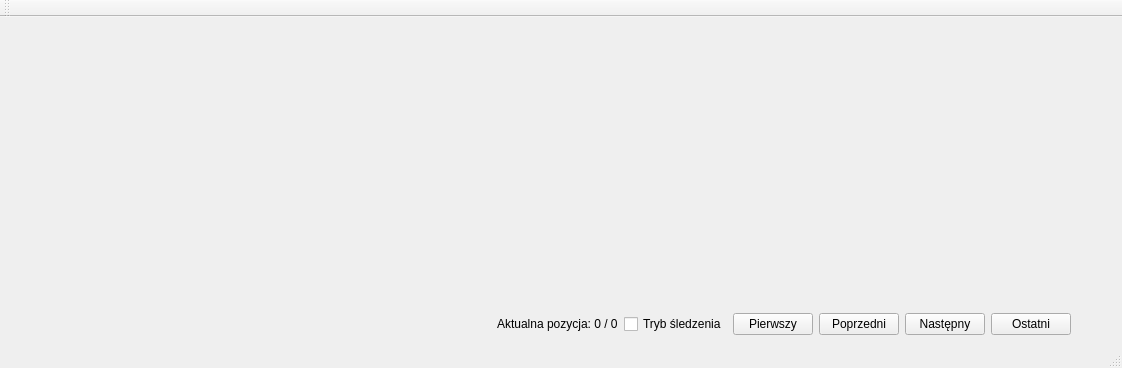
<?xml version="1.0" encoding="UTF-8"?>
<ui version="4.0">
 <class>GUI</class>
 <widget class="QMainWindow" name="GUI">
  <property name="geometry">
   <rect>
    <x>0</x>
    <y>0</y>
    <width>1120</width>
    <height>368</height>
   </rect>
  </property>
  <property name="windowTitle">
   <string>GUI</string>
  </property>
  <widget class="QWidget" name="centralWidget">
   <layout class="QVBoxLayout" name="verticalLayout">
    <item>
     <layout class="QHBoxLayout" name="horizontalLayout_2">
      <item>
       <spacer name="horizontalSpacer_2">
        <property name="orientation">
         <enum>Qt::Horizontal</enum>
        </property>
        <property name="sizeType">
         <enum>QSizePolicy::Fixed</enum>
        </property>
        <property name="sizeHint" stdset="0">
         <size>
          <width>1100</width>
          <height>250</height>
         </size>
        </property>
       </spacer>
      </item>
     </layout>
    </item>
    <item>
     <spacer name="verticalSpacer">
      <property name="orientation">
       <enum>Qt::Vertical</enum>
      </property>
      <property name="sizeHint" stdset="0">
       <size>
        <width>20</width>
        <height>40</height>
       </size>
      </property>
     </spacer>
    </item>
    <item>
     <layout class="QHBoxLayout" name="horizontalLayout">
      <item>
       <widget class="QLabel" name="label">
        <property name="text">
         <string/>
        </property>
       </widget>
      </item>
      <item>
       <spacer name="horizontalSpacer">
        <property name="orientation">
         <enum>Qt::Horizontal</enum>
        </property>
        <property name="sizeHint" stdset="0">
         <size>
          <width>40</width>
          <height>20</height>
         </size>
        </property>
       </spacer>
      </item>
      <item>
       <widget class="QLabel" name="positionLabel">
        <property name="text">
         <string>Aktualna pozycja: 0 / 0</string>
        </property>
       </widget>
      </item>
      <item>
       <widget class="QCheckBox" name="automaticModeCheckBox">
        <property name="text">
         <string>Tryb śledzenia</string>
        </property>
       </widget>
      </item>
      <item>
       <widget class="QPushButton" name="vehicleFirst">
        <property name="text">
         <string>Pierwszy</string>
        </property>
       </widget>
      </item>
      <item>
       <widget class="QPushButton" name="vehiclePrevious">
        <property name="text">
         <string>Poprzedni</string>
        </property>
       </widget>
      </item>
      <item>
       <widget class="QPushButton" name="vehicleNext">
        <property name="text">
         <string>Następny</string>
        </property>
       </widget>
      </item>
      <item>
       <widget class="QPushButton" name="vehicleLast">
        <property name="text">
         <string>Ostatni</string>
        </property>
       </widget>
      </item>
      <item>
       <spacer name="horizontalSpacer_3">
        <property name="orientation">
         <enum>Qt::Horizontal</enum>
        </property>
        <property name="sizeType">
         <enum>QSizePolicy::Fixed</enum>
        </property>
        <property name="sizeHint" stdset="0">
         <size>
          <width>40</width>
          <height>20</height>
         </size>
        </property>
       </spacer>
      </item>
     </layout>
    </item>
   </layout>
  </widget>
  <widget class="QMenuBar" name="menuBar">
   <property name="geometry">
    <rect>
     <x>0</x>
     <y>0</y>
     <width>1120</width>
     <height>23</height>
    </rect>
   </property>
  </widget>
  <widget class="QToolBar" name="mainToolBar">
   <attribute name="toolBarArea">
    <enum>TopToolBarArea</enum>
   </attribute>
   <attribute name="toolBarBreak">
    <bool>false</bool>
   </attribute>
  </widget>
  <widget class="QStatusBar" name="statusBar"/>
 </widget>
 <layoutdefault spacing="6" margin="11"/>
 <resources/>
 <connections/>
</ui>
